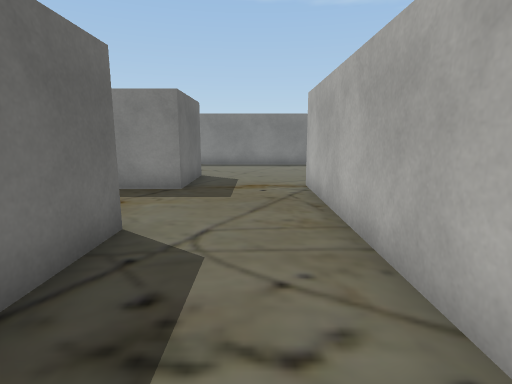
view 1 (above)

16 first-person views from a walk through a 3-D level made in the Unity game engine. The camera is 1.3 m above the floor, tilts 10° down and sees 80° across. The floor is counted in squares, 1 m on a side. Each view is taken from the middle of a square. On the plan, view 1 faces up. The plan holds only what a view shows up to about 14 squares ahead; the rest is blank. The player is left out. Some animated figures are not drawn. Door leaves are left out, so doorways stand open. Some surface patterns are stand-ins.

view 2
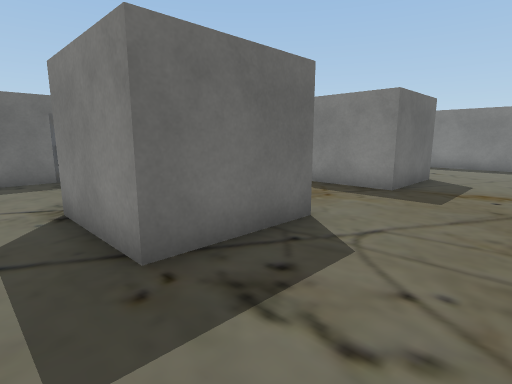

view 3
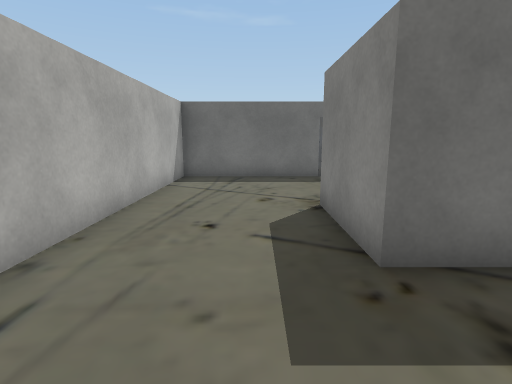

view 4
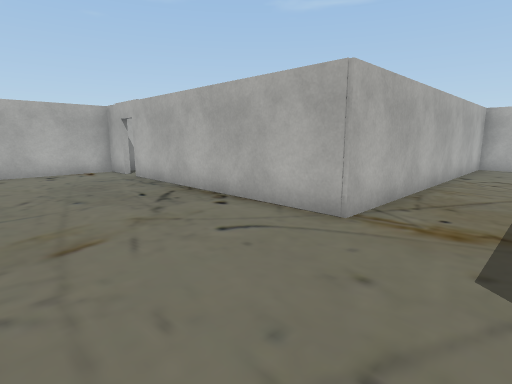

view 5
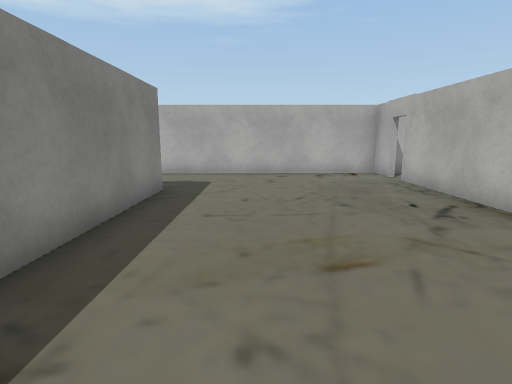

view 6
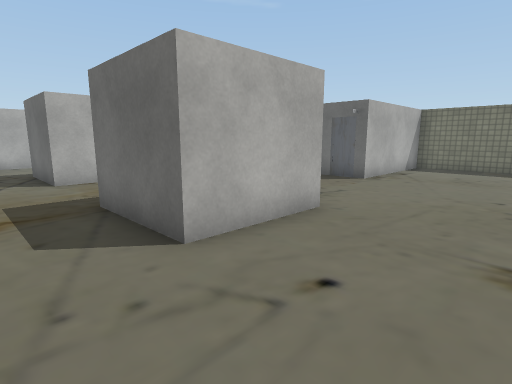

view 7
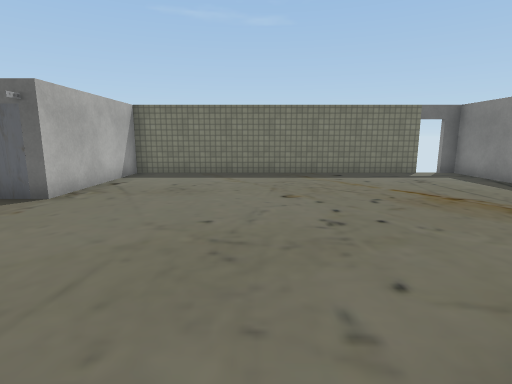

view 8
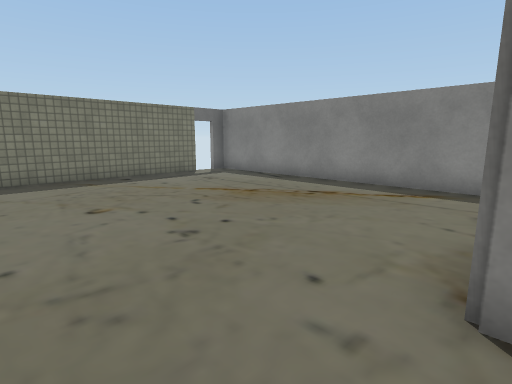

view 9
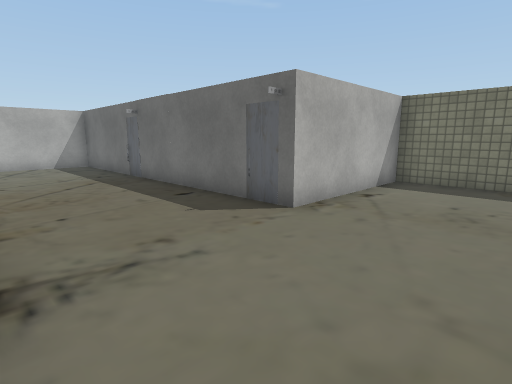

view 10
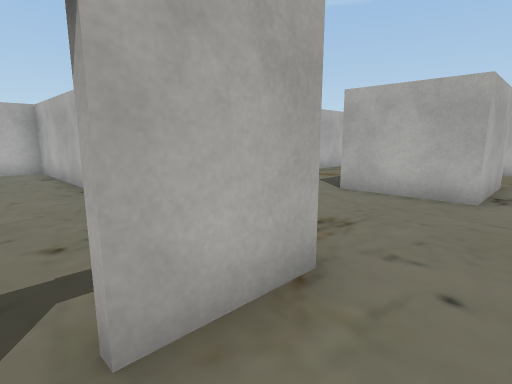

view 11
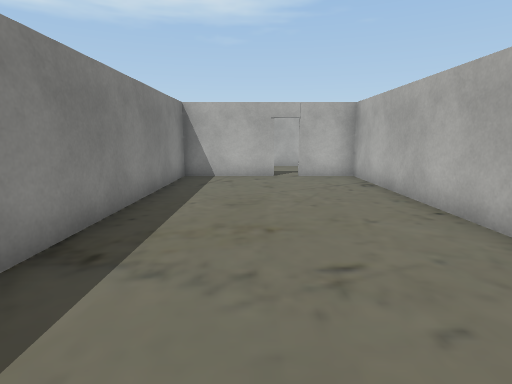

view 12
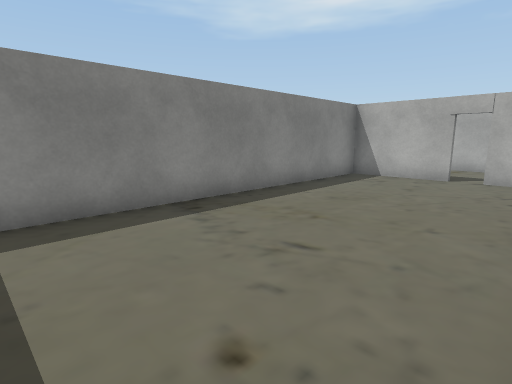

view 13
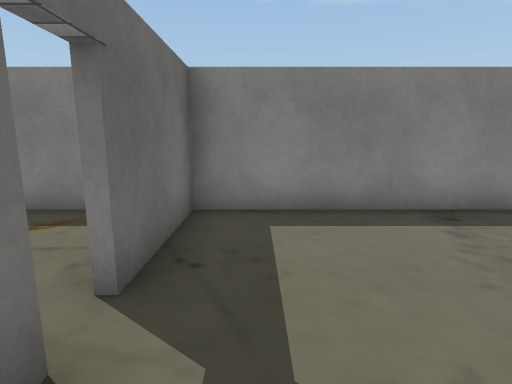

view 14
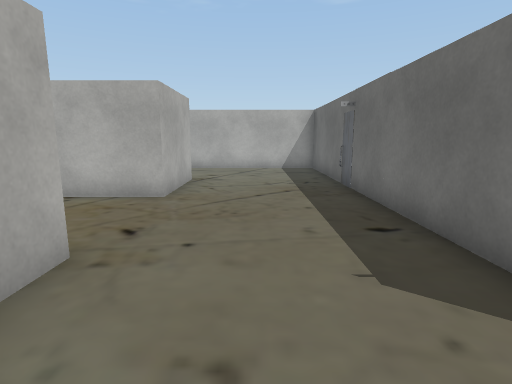

view 15
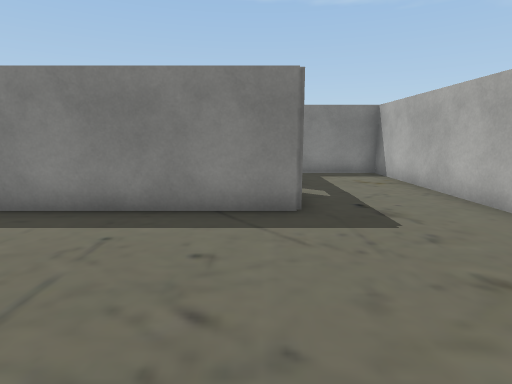

view 16
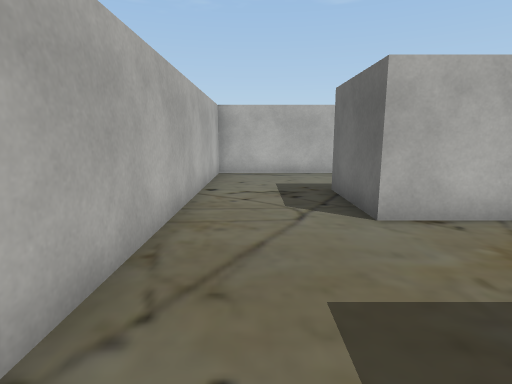

### Floor plan
Ten units are one square. View 1 is at (0, 0); x grows to the right and y downward. Boxes are objects, and circles mark ways between rooms. Rooms are numbered by the first view taken in them; rooms with no view inside come last. Other rooms are left out.
<svg viewBox="-155 -220 275 250">
<path fill="none" stroke="#000" d="M-2 -154 -44 -154 -44 -175M-49 -78 -49 -108 -19 -108 -19 -78 -44 -78M-19 -43 -19 -13 -49 -13 -49 -43 -19 -43M-51 -215 -145 -215 -145 -209M79 -154 24 -154M101 -85 115 -85 115 -215 88 -215M-145 -201 -145 -95 -95 -95 -95 25 14 25 14 -85 94 -85M10 -156 76 -156 76 -175M76 -182 76 -215 -42 -215 -42 -184"/>
<circle cx="-40" cy="-180" r="3" fill="#2a7"/>
<circle cx="80" cy="-180" r="3" fill="#2a7"/>
<text x="-30" y="-120">1</text>
<text x="20" y="-190">2</text>
</svg>
Room 1 opens to room 2.

Where each view was taken, in squares from view 1:
view 1: 0 up, 0 right, facing up
view 2: 0 up, 1 right, facing up-left
view 3: 0 up, 1 right, facing left
view 4: 13 up, 1 left, facing down-right
view 5: 13 up, 0 right, facing right
view 6: 14 up, 0 right, facing down-left
view 7: 14 up, 3 left, facing left
view 8: 13 up, 4 left, facing up-left
view 9: 13 up, 5 left, facing down-left
view 10: 18 up, 6 left, facing down-right
view 11: 19 up, 3 left, facing right
view 12: 16 up, 3 left, facing up-right
view 13: 16 up, 3 left, facing up
view 14: 11 up, 7 left, facing down
view 15: 10 up, 7 right, facing up
view 16: 9 up, 0 right, facing down
